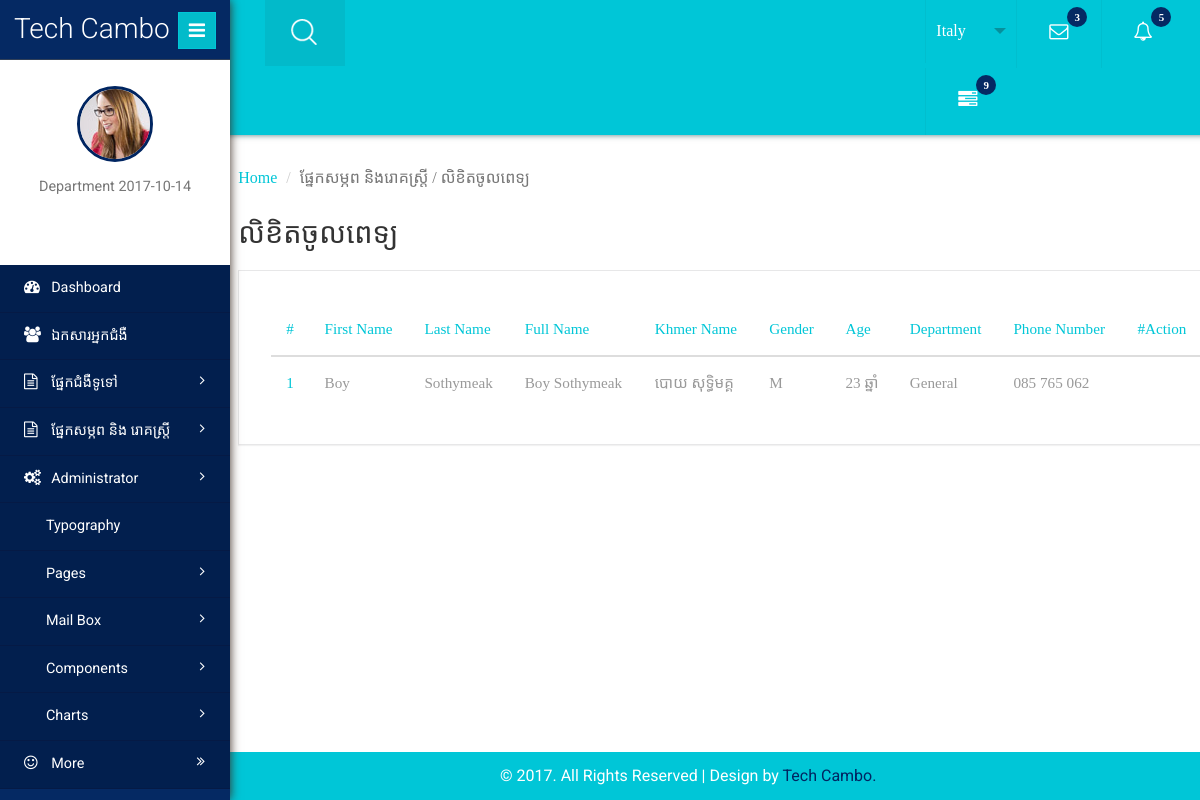
The page /index.php/admin/viewLetterIn on the database its author committed.
### tables this page shows
CREATE TABLE `customers` (
  `custID` int(11) NOT NULL,
  `firstname` varchar(50) NOT NULL,
  `lastname` varchar(50) NOT NULL,
  `fullname` varchar(150) NOT NULL,
  `khmername` varchar(150) DEFAULT NULL,
  `husbandName` varchar(150) DEFAULT NULL,
  `husbandAge` int(11) DEFAULT NULL,
  `nationality` varchar(100) DEFAULT NULL,
  `department` varchar(50) DEFAULT NULL,
  `gender` char(1) NOT NULL,
  `age` int(11) NOT NULL,
  `ageType` varchar(50) DEFAULT NULL,
  `occupation` varchar(50) DEFAULT NULL,
  `phone` varchar(50) DEFAULT NULL,
  `homePhone` varchar(50) DEFAULT NULL,
  `homeNo` varchar(50) DEFAULT NULL,
  `streetNo` varchar(50) DEFAULT NULL,
  `groupNo` varchar(50) DEFAULT NULL,
  `provinceNo` varchar(50) DEFAULT NULL,
  `distinctNo` varchar(50) DEFAULT NULL,
  `communNo` varchar(50) DEFAULT NULL,
  `villageNo` varchar(50) DEFAULT NULL,
  `createDate` date NOT NULL,
  `isActive` char(1) NOT NULL
);

### application/controllers/admin.php (called while the page is built, shortened)
<?php
class Admin extends CI_Controller {
    public function __construct() {
        $this->load->model('employee_model');
        $this->load->model('customer_model');
        $this->load->model('letterin_model');
        $this->load->model('test_model');
    }
    public function viewLetterIn() {
        $data = array();
        $data['content'] = '/maternity/viewcustomer';
        $data['current_page'] = 'ផ្នែកសម្ភព⁣ និងរោគស្ត្រី / លិខិតចូលពេទ្យ';
        $data['page_title'] = 'លិខិតចូលពេទ្យ';
        $data['create_action'] = 'admin/createLetterIn/';
        $data['listCustomer'] = $this->customer_model->get_all_customers();
        $this->load->view('admin', $data);
    }
}

### index.php (called while the page is built, shortened)
<?php
require_once BASEPATH.'core/CodeIgniter.php';

### application/models/customer_model.php (called while the page is built, shortened)
<?php
class Customer_model extends CI_Model {
    public function get_all_customers() {
        $this->db->select('*');
        $this->db->from('customers');
        $this->db->where('isActive', 'Y');
        $query = $this->db->get();
        return $query->result();
    }
}
?>

### application/views/maternity/viewcustomer.php (the view, shortened to what this page needs)
<div class="sub-heard-part">
    <ol class="breadcrumb m-b-0">
        <li><a href="<?php echo base_url() ?>">Home</a></li>
        <li class="active"><?php echo $current_page ?></li>
    </ol>
</div>
<div class="forms-main">
    <h2 class="inner-tittle"><?php echo $page_title ?> </h2>
    <div class="graph">
        <div class="tables">
            <table class="table table-hover">
                <thead>
                    <tr>
                        <th>#</th>
                        <th>First Name</th>
                        <th>Last Name</th>
                        <th>Full Name</th>
                        <th>Khmer Name</th>
                        <th>Gender</th>
                        <th>Age</th>
                        <th>Department</th>
                        <th>Phone Number</th>
                        <th>#Action</th>
                    </tr>
                </thead>
                <tbody>
                    <?php
                    $row = 0;
                    foreach ($listCustomer as $value) {
                        $row += 1;
                        ?>
                        <tr>
                            <th scope="row"><?php echo $row ?></th>
                            <td><?php echo $value->firstname ?></td>
                            <td><?php echo $value->lastname ?></td>
                            <td><?php echo $value->fullname ?></td>
                            <td><?php echo $value->khmername ?></td>
                            <td><?php echo $value->gender ?></td>
                            <td><?php echo $value->age ?> <?php echo $value->ageType ?></td>
                            <td><?php echo $value->department ?></td>
                            <td><?php echo $value->phone ?></td>
                            <td style="text-align: center;font-size: 18px;">
                                <a class="tooltips" href="<?php echo base_url() . $create_action . $value->custID; ?>">
                                    <i class="lnr lnr-file-add"></i>
                                </a>
                                <a class="tooltips" onclick="btnDelete('<?php echo $value->fullname ?>', '<?php echo $value->custID ?>')" style="color: green !important;">
                                    <i class="lnr lnr-eye"></i>
                                </a>
                            </td>
                        </tr>
                    <?php } ?>
                </tbody>
            </table>
        </div>
    </div>
</div>

### public/css/bars.css (style rules this page uses)
body { margin: 0; font-family: 'montserrat'; }

### rows shown on the page
customers: firstname "Boy", lastname "Sothymeak", fullname "Boy Sothymeak", khmername "បោយ⁣ សុទ្ធិមគ្គ", gender "M", age "23", ageType "ឆ្នាំ", department "General", phone "085 765 062"

### other values the page prints
$current_page "ផ្នែកសម្ភព⁣ និងរោគស្ត្រី / លិខិតចូលពេទ្យ"
$page_title "លិខិតចូលពេទ្យ"
